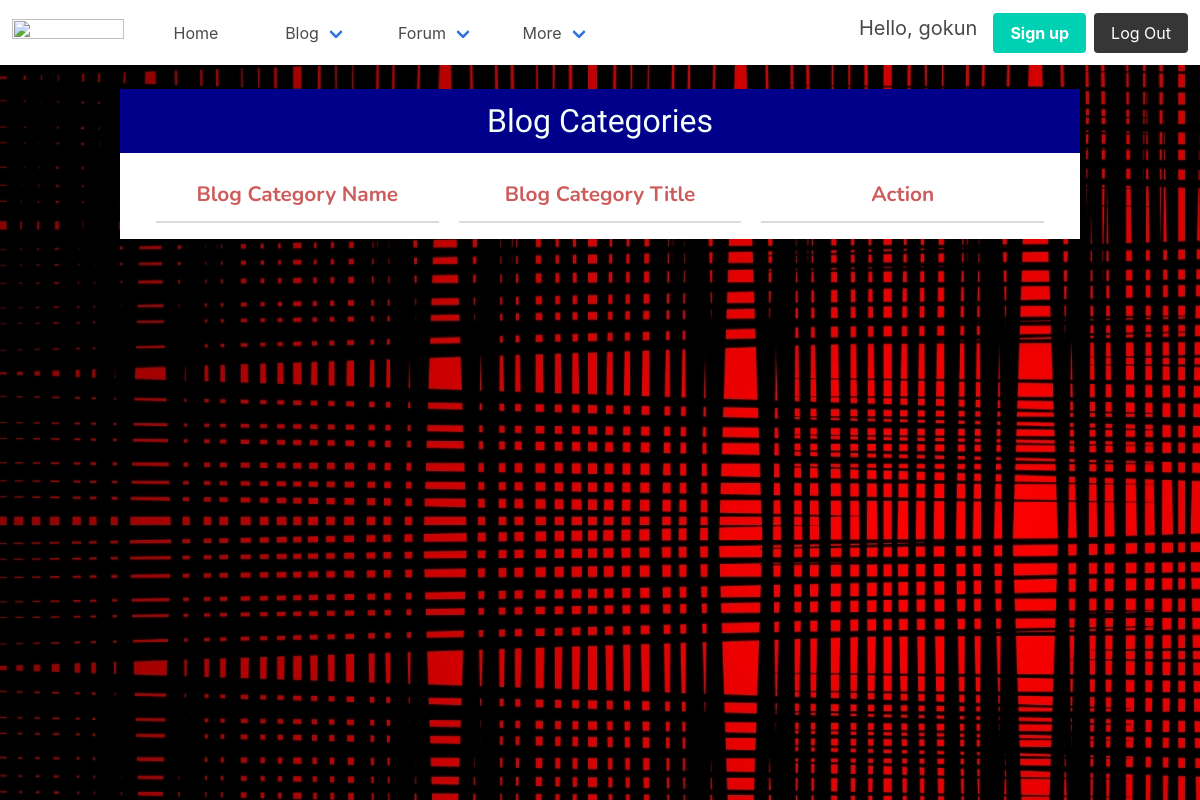
The app's page /blog/list/ (signed in), older data.
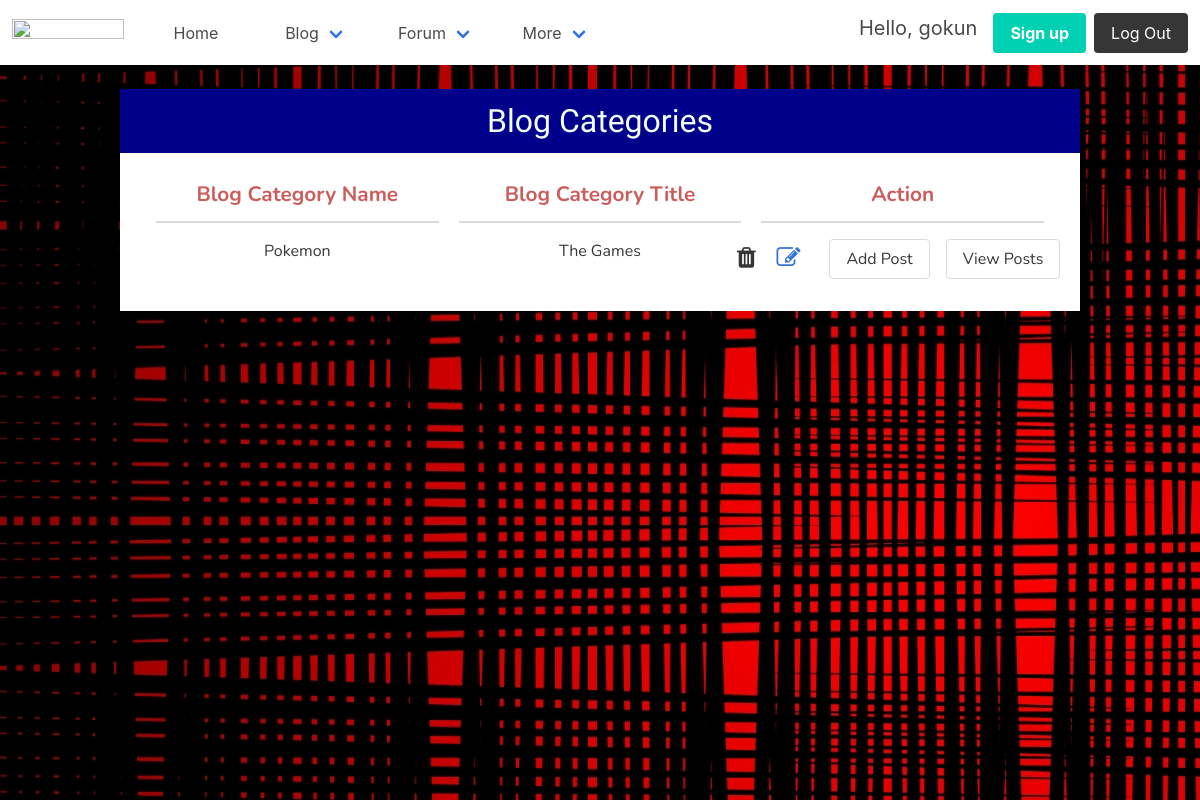
The same page, newer data.
### blog/models.py (models this page shows, shortened)
class BlogCategory(models.Model):
    owner = models.ForeignKey(settings.AUTH_USER_MODEL, editable=False, on_delete=models.CASCADE)
    title = models.CharField(max_length=400)
    category = models.CharField(max_length=200)
    slug = models.CharField(max_length=500, editable=False)

### blog/views.py (the view)
# urls.py: path('list/', views.ListBlog.as_view(), name='list'),
class ListBlog(LoginRequiredMixin, ListView):
    model = BlogCategory
    template_name = 'blog/list_blog.html'
    context_object_name = 'all_blogs'
    def get_queryset(self):
        qs = BlogCategory.objects.filter(Q(owner=self.request.user))
        return qs

### accounts/models.py (called while the page is built)
    def __str__(self):
        return str(self.username)

### templates/blog/list_blog.html (shortened to what this page needs)
{% extends 'layout.html' %}
{% load widget_tweaks %}
{% load static %}
{% block content %}
    <div class="blog-list-container">
        <table class="table">
            <caption class="is-size-3">Blog Categories</caption>
            <thead>
                <tr>
                    <th>Blog Category Name</th>
                    <th>Blog Category Title</th>
                    <th>Action</th>
                </tr>
            </thead>
            <tbody>
            {% for each_blog in all_blogs %}
                <tr>
                    <td>{{ each_blog.title }}</td>
                    <td>{{ each_blog.category }}</td>
                    <td class="action-column">
                        <i class="fa fa-trash delete-blog" data-store-id={{ each_blog.pk }}></i>
                        <a href="{% url 'blog:update-blog' pk=each_blog.pk %}"><i class="fa fa-edit"></i></a>
                        <a class="button" href="{% url 'blog:create-post' blog=each_blog.slug %}">Add Post</a>
                        <a class="button" href="{% url 'blog:detail-blog' slug=each_blog.slug %}">View Posts</a>
                    </td>
                </tr>
            {% endfor %}
            </tbody>
        </table>
    </div>
{% endblock %}

Row changes from the older to the newer data that the page shows:
added BlogCategory: title "Pokemon", category "The Games"
